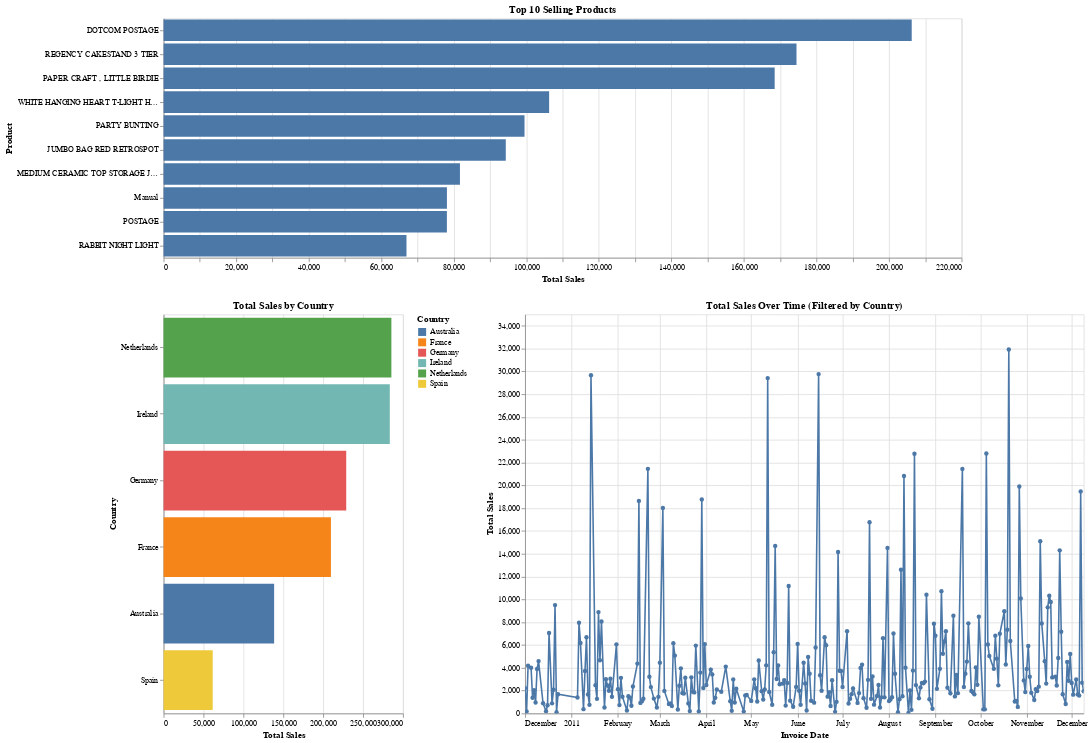

Write notebook code for a chart like this one.
### Code cell
# --------- Top Products Chart (Independent) ---------
top_products = (
    data.groupby('Description')['TotalSales']
    .sum()
    .reset_index()
    .sort_values('TotalSales', ascending=False)
    .head(10)
)

products_chart = alt.Chart(top_products).mark_bar().encode(
    x=alt.X('TotalSales:Q', title='Total Sales'),
    y=alt.Y('Description:N', sort='-x', title='Product'),
    tooltip=['Description', 'TotalSales']
).properties(
    width=1000,
    height=300,
    title='Top 10 Selling Products'
)

# --------- Filter to Top 6 Countries Excluding UK ---------
sales_by_country = (
    data.groupby('Country')['TotalSales']
    .sum()
    .reset_index()
    .sort_values('TotalSales', ascending=False)
)

top_countries = sales_by_country[sales_by_country['Country'] != 'United Kingdom'].head(6)['Country'].tolist()
filtered_data = data[data['Country'].isin(top_countries)]

# --------- Group Data by Date and Country ---------
sales_over_time = filtered_data.groupby(['Date', 'Country'])['TotalSales'].sum().reset_index()

# --------- Selection for Country Filtering ---------
country_selection = alt.selection_multi(fields=['Country'], bind='legend')

# --------- Bar Chart: Total Sales by Country ---------
bar = alt.Chart(
    filtered_data.groupby('Country')['TotalSales'].sum().reset_index()
).mark_bar().encode(
    y=alt.Y('Country:N', sort='-x', title='Country'),
    x=alt.X('TotalSales:Q', title='Total Sales'),
    color=alt.condition(country_selection, alt.Color('Country:N'), alt.value('lightgray')),
    tooltip=['Country', 'TotalSales']
).add_selection(
    country_selection
).properties(
    width=300,
    height=500,
    title='Total Sales by Country'
)

# --------- Scatter + Line Chart: Total Sales Over Time ---------
brush = alt.selection_interval(bind='scales', encodings=['x'])

line_chart = alt.Chart(sales_over_time).transform_filter(
    country_selection
).transform_aggregate(
    total_sales='sum(TotalSales)',
    groupby=['Date']
).mark_line(point=True).encode(
    x=alt.X('Date:T', title='Invoice Date'),
    y=alt.Y('total_sales:Q', title='Total Sales', scale=alt.Scale(zero=False)),
    tooltip=['Date:T', 'total_sales:Q']
).add_selection(
    brush
).properties(
    width=700,
    height=500,
    title='Total Sales Over Time (Filtered by Country)'
)

# --------- Combine into Dashboard ---------
dashboard = alt.vconcat(
    products_chart,
    alt.hconcat(bar, line_chart).resolve_scale(color='independent')
)

dashboard

### Figure 1 — Vega-Lite specification as saved in the notebook (floating-point values rounded to 4 significant figures; data arrays with more than 128 entries replaced by an {"elided": "..."} marker saying what was removed)
{"config": {"view": {"continuousWidth": 400, "continuousHeight": 300}}, "vconcat": [{"data": {"name": "data-08298cca2389c3b97baee4f2d9f30e8a"}, "mark": "bar", "encoding": {"tooltip": [{"field": "Description", "type": "nominal"}, {"field": "TotalSales", "type": "quantitative"}], "x": {"field": "TotalSales", "title": "Total Sales", "type": "quantitative"}, "y": {"field": "Description", "sort": "-x", "title": "Product", "type": "nominal"}}, "height": 300, "title": "Top 10 Selling Products", "width": 1000}, {"hconcat": [{"data": {"name": "data-2b1d9f7798be8cb1096cc8b56fcb094b"}, "mark": "bar", "encoding": {"color": {"condition": {"field": "Country", "type": "nominal", "selection": "selector034"}, "value": "lightgray"}, "tooltip": [{"field": "Country", "type": "nominal"}, {"field": "TotalSales", "type": "quantitative"}], "x": {"field": "TotalSales", "title": "Total Sales", "type": "quantitative"}, "y": {"field": "Country", "sort": "-x", "title": "Country", "type": "nominal"}}, "height": 500, "selection": {"selector034": {"type": "multi", "fields": ["Country"], "bind": "legend"}}, "title": "Total Sales by Country", "width": 300}, {"data": {"name": "data-dc9406a50e5c09151f22107bfd5c2fb4"}, "mark": {"type": "line", "point": true}, "encoding": {"tooltip": [{"field": "Date", "type": "temporal"}, {"field": "total_sales", "type": "quantitative"}], "x": {"field": "Date", "title": "Invoice Date", "type": "temporal"}, "y": {"field": "total_sales", "scale": {"zero": false}, "title": "Total Sales", "type": "quantitative"}}, "height": 500, "selection": {"selector035": {"type": "interval", "bind": "scales", "encodings": ["x"]}}, "title": "Total Sales Over Time (Filtered by Country)", "transform": [{"filter": {"selection": "selector034"}}, {"aggregate": [{"op": "sum", "field": "TotalSales", "as": "total_sales"}], "groupby": ["Date"]}], "width": 700}], "resolve": {"scale": {"color": "independent"}}}], "$schema": "https://vega.github.io/schema/vega-lite/v4.17.0.json", "datasets": {"data-08298cca2389c3b97baee4f2d9f30e8a": [{"Description": "DOTCOM POSTAGE", "TotalSales": 206200.0}, {"Description": "REGENCY CAKESTAND 3 TIER", "TotalSales": 174500.0}, {"Description": "PAPER CRAFT , LITTLE BIRDIE", "TotalSales": 168500.0}, {"Description": "WHITE HANGING HEART T-LIGHT HOLDER", "TotalSales": 106300.0}, {"Description": "PARTY BUNTING", "TotalSales": 99500.0}, {"Description": "JUMBO BAG RED RETROSPOT", "TotalSales": 94340.0}, {"Description": "MEDIUM CERAMIC TOP STORAGE JAR", "TotalSales": 81700.0}, {"Description": "Manual", "TotalSales": 78110.0}, {"Description": "POSTAGE", "TotalSales": 78100.0}, {"Description": "RABBIT NIGHT LIGHT", "TotalSales": 66960.0}], "data-2b1d9f7798be8cb1096cc8b56fcb094b": [{"Country": "Australia", "TotalSales": 138500.0}, {"Country": "France", "TotalSales": 209700.0}, {"Country": "Germany", "TotalSales": 228900.0}, {"Country": "Ireland", "TotalSales": 283500.0}, {"Country": "Netherlands", "TotalSales": 285400.0}, {"Country": "Spain", "TotalSales": 61580.0}], "data-dc9406a50e5c09151f22107bfd5c2fb4": {"elided": "752 records"}}}
